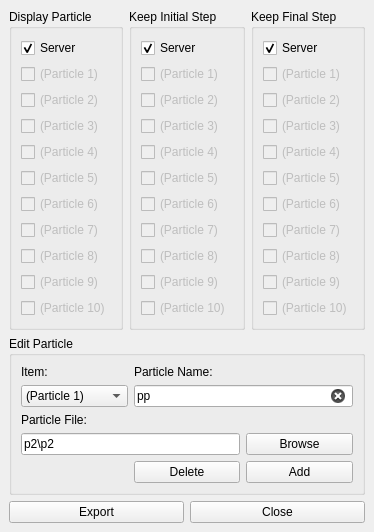
<?xml version="1.0" encoding="UTF-8"?>
<ui version="4.0">
 <class>ParticlePanel</class>
 <widget class="QDockWidget" name="ParticlePanel">
  <property name="geometry">
   <rect>
    <x>0</x>
    <y>0</y>
    <width>335</width>
    <height>506</height>
   </rect>
  </property>
  <property name="windowTitle">
   <string>Particles</string>
  </property>
  <widget class="QWidget" name="dockWidgetContents">
   <layout class="QGridLayout" name="gridLayout">
    <item row="1" column="0" colspan="2">
     <widget class="QGroupBox" name="groupBox">
      <property name="title">
       <string>Edit Particle</string>
      </property>
      <layout class="QGridLayout" name="gridLayout_3">
       <item row="1" column="0">
        <widget class="QComboBox" name="itemToAdd">
         <item>
          <property name="text">
           <string>(Particle 1)</string>
          </property>
         </item>
         <item>
          <property name="text">
           <string>(Particle 2)</string>
          </property>
         </item>
         <item>
          <property name="text">
           <string>(Particle 3)</string>
          </property>
         </item>
         <item>
          <property name="text">
           <string>(Particle 4)</string>
          </property>
         </item>
         <item>
          <property name="text">
           <string>(Particle 5)</string>
          </property>
         </item>
         <item>
          <property name="text">
           <string>(Particle 6)</string>
          </property>
         </item>
         <item>
          <property name="text">
           <string>(Particle 7)</string>
          </property>
         </item>
         <item>
          <property name="text">
           <string>(Particle 8)</string>
          </property>
         </item>
         <item>
          <property name="text">
           <string>(Particle 9)</string>
          </property>
         </item>
         <item>
          <property name="text">
           <string>(Particle 10)</string>
          </property>
         </item>
        </widget>
       </item>
       <item row="4" column="1">
        <widget class="QPushButton" name="delete_btn">
         <property name="text">
          <string>Delete</string>
         </property>
        </widget>
       </item>
       <item row="0" column="1">
        <widget class="QLabel" name="label_3">
         <property name="text">
          <string>Particle Name:</string>
         </property>
        </widget>
       </item>
       <item row="1" column="1" colspan="2">
        <widget class="QLineEdit" name="particleName">
         <property name="text">
          <string>pp</string>
         </property>
         <property name="clearButtonEnabled">
          <bool>true</bool>
         </property>
        </widget>
       </item>
       <item row="0" column="0">
        <widget class="QLabel" name="label_2">
         <property name="text">
          <string>Item:</string>
         </property>
        </widget>
       </item>
       <item row="2" column="0">
        <widget class="QLabel" name="label_4">
         <property name="text">
          <string>Particle File:</string>
         </property>
        </widget>
       </item>
       <item row="3" column="2">
        <widget class="QPushButton" name="browseButton">
         <property name="text">
          <string>Browse</string>
         </property>
        </widget>
       </item>
       <item row="4" column="2">
        <widget class="QPushButton" name="setButton">
         <property name="text">
          <string>Add</string>
         </property>
        </widget>
       </item>
       <item row="3" column="0" colspan="2">
        <widget class="QLineEdit" name="particleFile">
         <property name="enabled">
          <bool>true</bool>
         </property>
         <property name="text">
          <string>p2\p2</string>
         </property>
         <property name="clearButtonEnabled">
          <bool>false</bool>
         </property>
        </widget>
       </item>
      </layout>
     </widget>
    </item>
    <item row="0" column="0" colspan="2">
     <layout class="QHBoxLayout" name="horizontalLayout_2">
      <item>
       <widget class="QGroupBox" name="groupDisplay">
        <property name="title">
         <string>Display Particle</string>
        </property>
        <layout class="QVBoxLayout" name="verticalLayout_4">
         <item>
          <widget class="QCheckBox" name="display0">
           <property name="enabled">
            <bool>true</bool>
           </property>
           <property name="text">
            <string>Server</string>
           </property>
           <property name="checked">
            <bool>true</bool>
           </property>
          </widget>
         </item>
         <item>
          <widget class="QCheckBox" name="display1">
           <property name="enabled">
            <bool>false</bool>
           </property>
           <property name="text">
            <string>(Particle 1)</string>
           </property>
           <property name="checkable">
            <bool>true</bool>
           </property>
          </widget>
         </item>
         <item>
          <widget class="QCheckBox" name="display2">
           <property name="enabled">
            <bool>false</bool>
           </property>
           <property name="text">
            <string>(Particle 2)</string>
           </property>
          </widget>
         </item>
         <item>
          <widget class="QCheckBox" name="display3">
           <property name="enabled">
            <bool>false</bool>
           </property>
           <property name="text">
            <string>(Particle 3)</string>
           </property>
          </widget>
         </item>
         <item>
          <widget class="QCheckBox" name="display4">
           <property name="enabled">
            <bool>false</bool>
           </property>
           <property name="text">
            <string>(Particle 4)</string>
           </property>
          </widget>
         </item>
         <item>
          <widget class="QCheckBox" name="display5">
           <property name="enabled">
            <bool>false</bool>
           </property>
           <property name="text">
            <string>(Particle 5)</string>
           </property>
          </widget>
         </item>
         <item>
          <widget class="QCheckBox" name="display6">
           <property name="enabled">
            <bool>false</bool>
           </property>
           <property name="text">
            <string>(Particle 6)</string>
           </property>
          </widget>
         </item>
         <item>
          <widget class="QCheckBox" name="display7">
           <property name="enabled">
            <bool>false</bool>
           </property>
           <property name="text">
            <string>(Particle 7)</string>
           </property>
          </widget>
         </item>
         <item>
          <widget class="QCheckBox" name="display8">
           <property name="enabled">
            <bool>false</bool>
           </property>
           <property name="text">
            <string>(Particle 8)</string>
           </property>
          </widget>
         </item>
         <item>
          <widget class="QCheckBox" name="display9">
           <property name="enabled">
            <bool>false</bool>
           </property>
           <property name="text">
            <string>(Particle 9)</string>
           </property>
          </widget>
         </item>
         <item>
          <widget class="QCheckBox" name="display10">
           <property name="enabled">
            <bool>false</bool>
           </property>
           <property name="text">
            <string>(Particle 10)</string>
           </property>
          </widget>
         </item>
        </layout>
       </widget>
      </item>
      <item>
       <widget class="QGroupBox" name="groupKeepInitial">
        <property name="enabled">
         <bool>true</bool>
        </property>
        <property name="title">
         <string>Keep Initial Step</string>
        </property>
        <layout class="QVBoxLayout" name="verticalLayout_5">
         <item>
          <widget class="QCheckBox" name="keepInitial0">
           <property name="enabled">
            <bool>true</bool>
           </property>
           <property name="text">
            <string>Server</string>
           </property>
           <property name="checked">
            <bool>true</bool>
           </property>
           <property name="tristate">
            <bool>false</bool>
           </property>
          </widget>
         </item>
         <item>
          <widget class="QCheckBox" name="keepInitial1">
           <property name="enabled">
            <bool>false</bool>
           </property>
           <property name="text">
            <string>(Particle 1)</string>
           </property>
           <property name="checkable">
            <bool>true</bool>
           </property>
          </widget>
         </item>
         <item>
          <widget class="QCheckBox" name="keepInitial2">
           <property name="enabled">
            <bool>false</bool>
           </property>
           <property name="text">
            <string>(Particle 2)</string>
           </property>
          </widget>
         </item>
         <item>
          <widget class="QCheckBox" name="keepInitial3">
           <property name="enabled">
            <bool>false</bool>
           </property>
           <property name="text">
            <string>(Particle 3)</string>
           </property>
          </widget>
         </item>
         <item>
          <widget class="QCheckBox" name="keepInitial4">
           <property name="enabled">
            <bool>false</bool>
           </property>
           <property name="text">
            <string>(Particle 4)</string>
           </property>
          </widget>
         </item>
         <item>
          <widget class="QCheckBox" name="keepInitial5">
           <property name="enabled">
            <bool>false</bool>
           </property>
           <property name="text">
            <string>(Particle 5)</string>
           </property>
          </widget>
         </item>
         <item>
          <widget class="QCheckBox" name="keepInitial6">
           <property name="enabled">
            <bool>false</bool>
           </property>
           <property name="text">
            <string>(Particle 6)</string>
           </property>
          </widget>
         </item>
         <item>
          <widget class="QCheckBox" name="keepInitial7">
           <property name="enabled">
            <bool>false</bool>
           </property>
           <property name="text">
            <string>(Particle 7)</string>
           </property>
          </widget>
         </item>
         <item>
          <widget class="QCheckBox" name="keepInitial8">
           <property name="enabled">
            <bool>false</bool>
           </property>
           <property name="text">
            <string>(Particle 8)</string>
           </property>
          </widget>
         </item>
         <item>
          <widget class="QCheckBox" name="keepInitial9">
           <property name="enabled">
            <bool>false</bool>
           </property>
           <property name="text">
            <string>(Particle 9)</string>
           </property>
          </widget>
         </item>
         <item>
          <widget class="QCheckBox" name="keepInitial10">
           <property name="enabled">
            <bool>false</bool>
           </property>
           <property name="text">
            <string>(Particle 10)</string>
           </property>
          </widget>
         </item>
        </layout>
       </widget>
      </item>
      <item>
       <widget class="QGroupBox" name="groupKeepFinal">
        <property name="title">
         <string>Keep Final Step</string>
        </property>
        <layout class="QVBoxLayout" name="verticalLayout">
         <item>
          <widget class="QCheckBox" name="keepFinal0">
           <property name="enabled">
            <bool>true</bool>
           </property>
           <property name="text">
            <string>Server</string>
           </property>
           <property name="checked">
            <bool>true</bool>
           </property>
          </widget>
         </item>
         <item>
          <widget class="QCheckBox" name="keepFinal1">
           <property name="enabled">
            <bool>false</bool>
           </property>
           <property name="text">
            <string>(Particle 1)</string>
           </property>
           <property name="checkable">
            <bool>true</bool>
           </property>
          </widget>
         </item>
         <item>
          <widget class="QCheckBox" name="keepFinal2">
           <property name="enabled">
            <bool>false</bool>
           </property>
           <property name="text">
            <string>(Particle 2)</string>
           </property>
          </widget>
         </item>
         <item>
          <widget class="QCheckBox" name="keepFinal3">
           <property name="enabled">
            <bool>false</bool>
           </property>
           <property name="text">
            <string>(Particle 3)</string>
           </property>
          </widget>
         </item>
         <item>
          <widget class="QCheckBox" name="keepFinal4">
           <property name="enabled">
            <bool>false</bool>
           </property>
           <property name="text">
            <string>(Particle 4)</string>
           </property>
          </widget>
         </item>
         <item>
          <widget class="QCheckBox" name="keepFinal5">
           <property name="enabled">
            <bool>false</bool>
           </property>
           <property name="text">
            <string>(Particle 5)</string>
           </property>
          </widget>
         </item>
         <item>
          <widget class="QCheckBox" name="keepFinal6">
           <property name="enabled">
            <bool>false</bool>
           </property>
           <property name="text">
            <string>(Particle 6)</string>
           </property>
          </widget>
         </item>
         <item>
          <widget class="QCheckBox" name="keepFinal7">
           <property name="enabled">
            <bool>false</bool>
           </property>
           <property name="text">
            <string>(Particle 7)</string>
           </property>
          </widget>
         </item>
         <item>
          <widget class="QCheckBox" name="keepFinal8">
           <property name="enabled">
            <bool>false</bool>
           </property>
           <property name="text">
            <string>(Particle 8)</string>
           </property>
          </widget>
         </item>
         <item>
          <widget class="QCheckBox" name="keepFinal9">
           <property name="enabled">
            <bool>false</bool>
           </property>
           <property name="text">
            <string>(Particle 9)</string>
           </property>
          </widget>
         </item>
         <item>
          <widget class="QCheckBox" name="keepFinal10">
           <property name="enabled">
            <bool>false</bool>
           </property>
           <property name="text">
            <string>(Particle 10)</string>
           </property>
          </widget>
         </item>
        </layout>
       </widget>
      </item>
     </layout>
    </item>
    <item row="2" column="0">
     <widget class="QPushButton" name="exportButton">
      <property name="text">
       <string>Export</string>
      </property>
     </widget>
    </item>
    <item row="2" column="1">
     <widget class="QPushButton" name="closeButton">
      <property name="text">
       <string>Close</string>
      </property>
     </widget>
    </item>
   </layout>
  </widget>
 </widget>
 <resources/>
 <connections/>
</ui>
